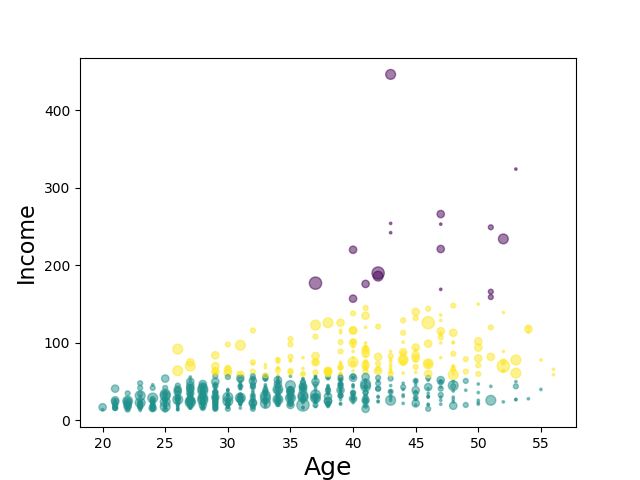

Source code (Python):
import random
import numpy as np
import matplotlib.pyplot as plt
from sklearn.cluster import KMeans
import pandas as pd
from sklearn.datasets.samples_generator import make_blobs
# %matplotlib inline

np.random.seed(0)
X, y = make_blobs(n_samples=5000, centers=[[4,4], [-2, -1], [2, -3], [1, 1]], cluster_std=0.9)
plt.scatter(X[:, 0], X[:, 1], marker='.')
plt.show()

# K Means Code
k_means = KMeans(init = "k-means++", n_clusters = 4, n_init = 12)
k_means.fit(X)
k_means_labels = k_means.labels_
k_means_labels
k_means_cluster_centers = k_means.cluster_centers_
k_means_cluster_centers

# VISUALIZE CLUSTER PLOT
# Initialize the plot with the specified dimensions.
fig = plt.figure(figsize=(6, 4))

# Colors uses a color map, which will produce an array of colors based on
# the number of labels there are. We use set(k_means_labels) to get the
# unique labels.
colors = plt.cm.Spectral(np.linspace(0, 1, len(set(k_means_labels))))

# Create a plot
ax = fig.add_subplot(1, 1, 1)

# For loop that plots the data points and centroids.
# k will range from 0-3, which will match the possible clusters that each
# data point is in.
for k, col in zip(range(len([[4, 4], [-2, -1], [2, -3], [1, 1]])), colors):
    # Create a list of all data points, where the data poitns that are
    # in the cluster (ex. cluster 0) are labeled as true, else they are
    # labeled as false.
    my_members = (k_means_labels == k)

    # Define the centroid, or cluster center.
    cluster_center = k_means_cluster_centers[k]

    # Plots the datapoints with color col.
    ax.plot(X[my_members, 0], X[my_members, 1], 'w', markerfacecolor=col, marker='.')

    # Plots the centroids with specified color, but with a darker outline
    ax.plot(cluster_center[0], cluster_center[1], 'o', markerfacecolor=col, markeredgecolor='k', markersize=6)

# Title of the plot
ax.set_title('KMeans')

# Remove x-axis ticks
ax.set_xticks(())

# Remove y-axis ticks
ax.set_yticks(())

# Show the plot
plt.show()

# PRACTICE
# write your code here
# k_means2 = KMeans(init = "k-means++", n_clusters = 3, n_init = 12)
# k_means2.fit(X)
# k_means_labels2 = k_means2.labels_
# # k_means_labels2
# k_means_cluster_centers2 = k_means2.cluster_centers_
# # k_means_cluster_centers2
# fig = plt.figure(figsize=(6, 4))
# colors = plt.cm.Spectral(np.linspace(0, 1, len(set(k_means2.labels_))))
# ax = fig.add_subplot(1, 1, 1)
# for k, col in zip(range(len(k_means2.cluster_centers_)), colors):
#     my_members = (k_means2.labels_ == k)
#     cluster_center = k_means2.cluster_centers_[k]
#     ax.plot(X[my_members, 0], X[my_members, 1], 'w', markerfacecolor=col, marker='.')
#     ax.plot(cluster_center[0], cluster_center[1], 'o', markerfacecolor=col,  markeredgecolor='k', markersize=6)
# plt.show()

cust_df = pd.read_csv('Cust_Segmentation.csv')
cust_df.head()

df = cust_df.drop('Address', axis=1)
df.head()

from sklearn.preprocessing import StandardScaler
X = df.values[:,1:]
X = np.nan_to_num(X)
Clus_dataSet = StandardScaler().fit_transform(X)
Clus_dataSet

clusterNum = 3
k_means = KMeans(init = "k-means++", n_clusters = clusterNum, n_init = 12)
k_means.fit(X)
labels = k_means.labels_
print(labels)

df["Clus_km"] = labels
df.head(5)
df.groupby('Clus_km').mean()

area = np.pi * ( X[:, 1])**2
plt.scatter(X[:, 0], X[:, 3], s=area, c=labels.astype(np.float), alpha=0.5)
plt.xlabel('Age', fontsize=18)
plt.ylabel('Income', fontsize=16)

plt.show()

from mpl_toolkits.mplot3d import Axes3D
fig = plt.figure(1, figsize=(8, 6))
plt.clf()
ax = Axes3D(fig, rect=[0, 0, .95, 1], elev=48, azim=134)

plt.cla()
# plt.ylabel('Age', fontsize=18)
# plt.xlabel('Income', fontsize=16)
# plt.zlabel('Education', fontsize=16)
ax.set_xlabel('Education')
ax.set_ylabel('Age')
ax.set_zlabel('Income')

ax.scatter(X[:, 1], X[:, 0], X[:, 3], c= labels.astype(np.float))
